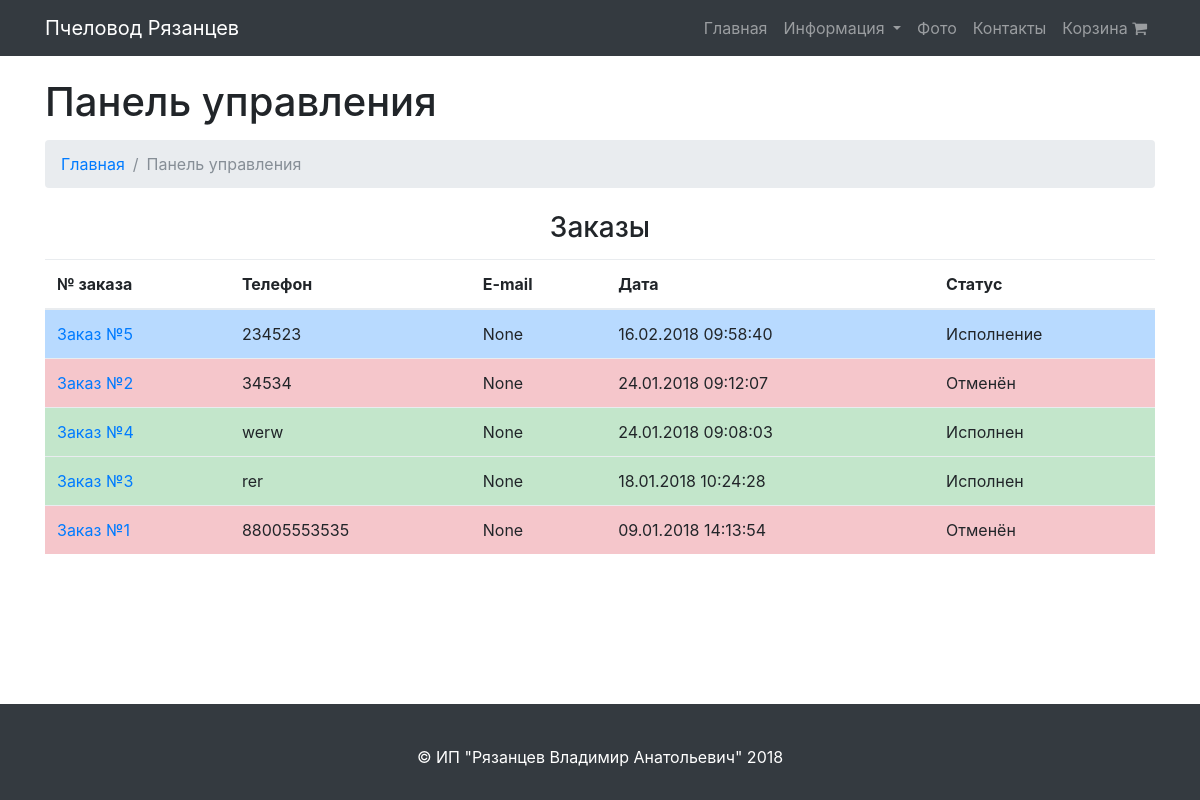
The app's page /control/, older data.
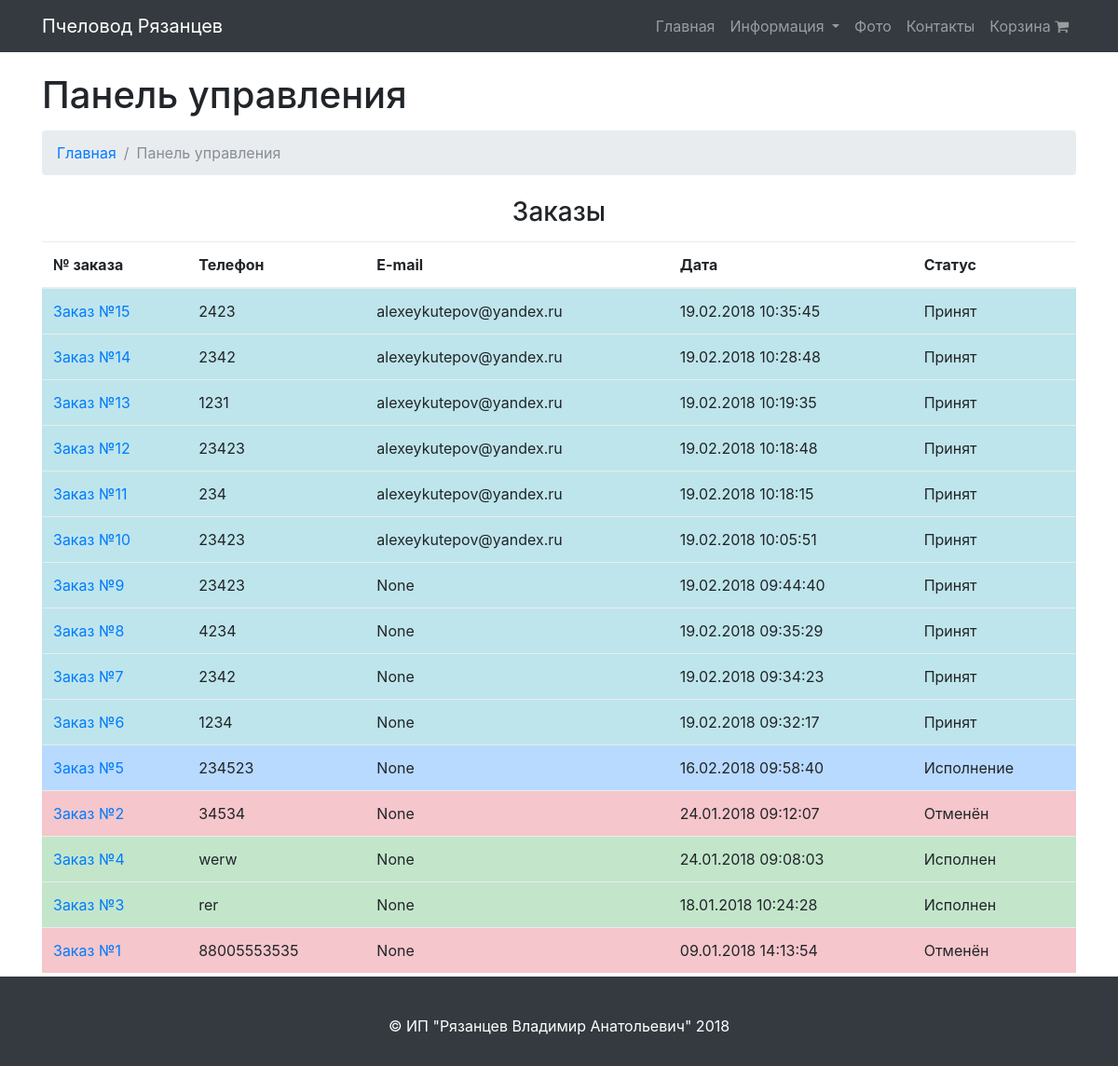
The same page, newer data.
### store/models.py (models this page shows, shortened)
class Order(models.Model):
    accepted = 'Принят'
    execution = 'Исполнение'
    executed = 'Исполнен'
    canceled = 'Отменён'
    status_classifier = (
        (accepted, 'Принят'),
        (execution, 'Исполнение'),
        (executed, 'Исполнен'),
        (canceled, 'Отменён'),
    )
    uuid = models.UUIDField(default=uuid.uuid4, editable=False)
    email = models.EmailField(blank=True, null=True)
    phone = models.CharField(max_length=20)
    date = models.DateTimeField(default=timezone.now)
    status = models.CharField(max_length=10, choices=status_classifier, default=accepted)

### control_panel/views.py (the view)
# urls.py: url(r'^control/$', views.control, name='control'),
def control(request):
    order_list = Order.objects.all().order_by('-date')
    return render(
        request,
        "control_panel/control_panel.html",
        {
            "order_list": order_list
        }
    )

### templates/control_panel/control_panel.html (shortened to what this page needs)
{% extends "base.html" %}
{% load poll_extras %}
{% block content %}
    <div class="container">
        <h1 class="mt-4 mb-3">Панель управления</h1>
        <ol class="breadcrumb">
            <li class="breadcrumb-item">
                <a href="{% url "index" %}">Главная</a>
            </li>
            <li class="breadcrumb-item active">Панель управления</li>
        </ol>
        <div class="text-center">
            <h3 class="mt-4 mb-3">Заказы</h3>
        </div>
        <table class="table table-hover">
            <thead>
            <tr>
                <th>№ заказа</th>
                <th>Телефон</th>
                <th>E-mail</th>
                <th>Дата</th>
                <th>Статус</th>
            </tr>
            </thead>
            <tbody>
            {% for item in order_list %}
                    <tr class="{% if item.status == 'Принят' %}table-info{% elif item.status == 'Исполнение' %}table-primary{% elif item.status == 'Исполнен' %}table-success{% elif item.status == 'Отменён' %}table-danger{% endif %}">
                        <td><a href="{% url "control_order" id=item.id %}">Заказ №{{ item.id }}</a></td>
                        <td>{{ item.phone }}</td>
                        <td>{{ item.email }}</td>
                        <td>{{ item.date|date:"d.m.Y H:i:s" }}</td>
                        <td>{{ item.status }}</td>
                    </tr>
            {% endfor %}
            </tbody>
        </table>
    </div>
{% endblock %}

### templates/base.html (shortened to what this page needs)
{% load staticfiles %}
<!DOCTYPE html>
<html lang="en">
<head>
    <link href="{% static "css/bootstrap.min.css" %}" rel="stylesheet">
    <link href="{% static "css/modern-business.css" %}" rel="stylesheet">
    <link href="{% static "css/font-awesome.min.css" %}" rel="stylesheet">
    <link href="{% static "css/style.css" %}" rel="stylesheet">
</head>
<body>
<nav class="navbar fixed-top navbar-expand-lg navbar-dark bg-dark fixed-top">
    <div class="container">
        <a class="navbar-brand" href="/">Пчеловод Рязанцев</a>
        <div class="collapse navbar-collapse" id="navbarResponsive">
            <ul class="navbar-nav ml-auto">
                <li class="nav-item">
                    <a class="nav-link" href="/">Главная</a>
                </li>
                <li class="nav-item dropdown">
                    <a class="nav-link dropdown-toggle" href="{% url "about" %}" id="navbarDropdownInfo"
                       data-toggle="dropdown" aria-haspopup="true" aria-expanded="false">
                        Информация
                    </a>
                </li>
                <li class="nav-item">
                    <a class="nav-link" href="{% url "photo" %}">Фото</a>
                </li>
                <li class="nav-item">
                    <a class="nav-link" href="{% url "contacts" %}">Контакты</a>
                </li>
                <li class="nav-item">
                    <a class="nav-link" href="{% url "cart" %}">
                        Корзина <i class="fa fa-shopping-cart" aria-hidden="true"></i>
                    </a>
                </li>
            </ul>
        </div>
    </div>
</nav>
{% block content %}{% endblock content %}
<footer class="footer py-5 bg-dark">
    <div class="container">
        <p class="m-0 text-center text-white">&copy; ИП "Рязанцев Владимир Анатольевич" 2018</p>
    </div>
</footer>
</body>
</html>

### static/css/modern-business.css (style rules this page uses)
body { padding-top: 54px; }
@media (min-width: 992px) { body { padding-top: 56px; } }

### static/css/style.css (style rules this page uses)
html { position: relative; min-height: 100%; }
body { margin-bottom: 100px; }
.footer { position: absolute; bottom: 0; width: 100%; height: 10px; line-height: 10px; background-color: #f5f5f5; }

Row changes from the older to the newer data that the page shows:
added Order: id "15", phone "2423", email "alexeykutepov@yandex.ru", date "19.02.2018 10:35:45", status "Принят"
added Order: id "14", phone "2342", email "alexeykutepov@yandex.ru", date "19.02.2018 10:28:48", status "Принят"
added Order: id "13", phone "1231", email "alexeykutepov@yandex.ru", date "19.02.2018 10:19:35", status "Принят"
added Order: id "12", phone "23423", email "alexeykutepov@yandex.ru", date "19.02.2018 10:18:48", status "Принят"
added Order: id "11", phone "234", email "alexeykutepov@yandex.ru", date "19.02.2018 10:18:15", status "Принят"
added Order: id "10", phone "23423", email "alexeykutepov@yandex.ru", date "19.02.2018 10:05:51", status "Принят"
added Order: id "9", phone "23423", email "None", date "19.02.2018 09:44:40", status "Принят"
added Order: id "8", phone "4234", email "None", date "19.02.2018 09:35:29", status "Принят"
added Order: id "7", phone "2342", email "None", date "19.02.2018 09:34:23", status "Принят"
added Order: id "6", phone "1234", email "None", date "19.02.2018 09:32:17", status "Принят"
